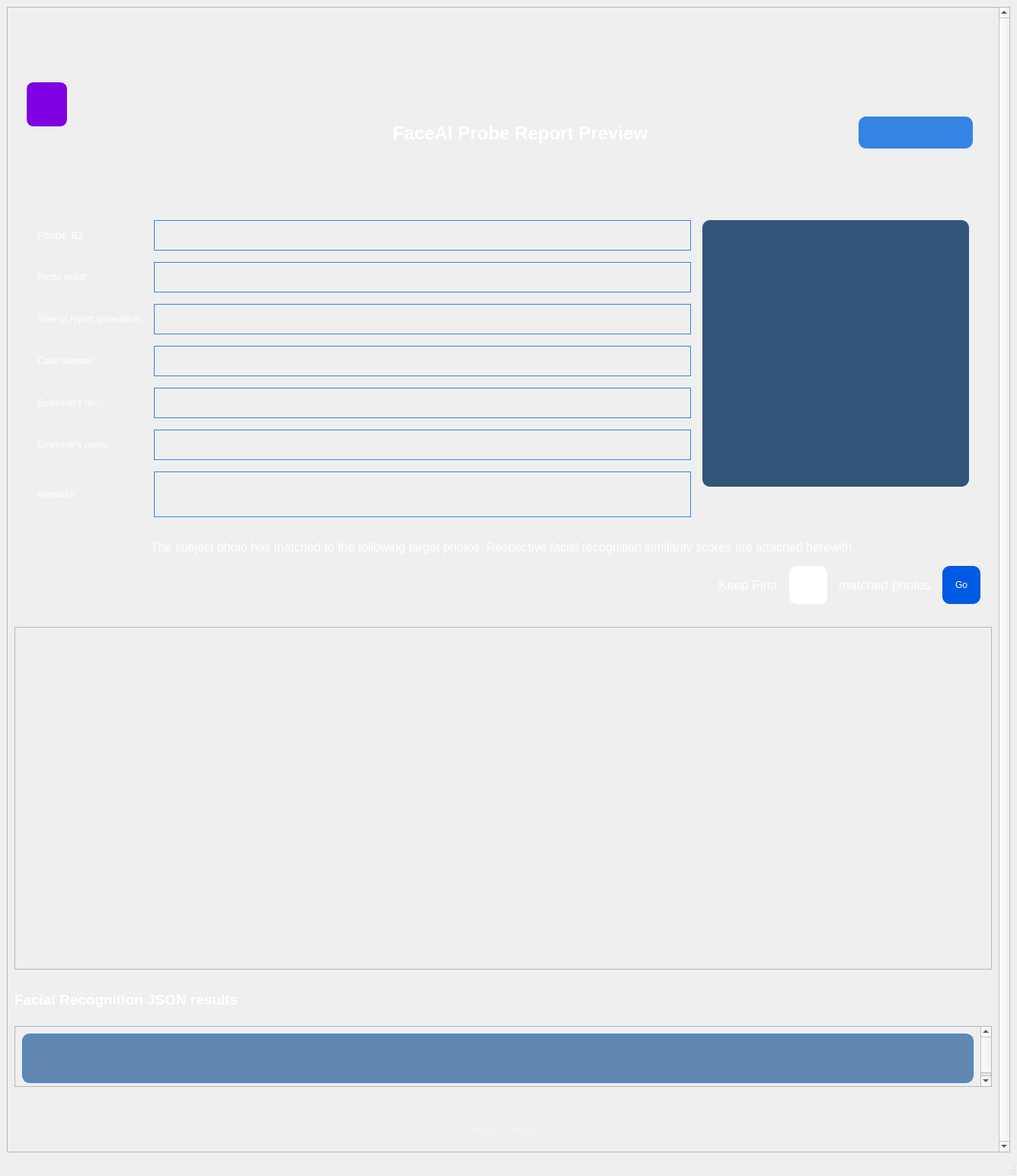
<?xml version="1.0" encoding="UTF-8"?>
<ui version="4.0">
 <class>MainWindow</class>
 <widget class="QMainWindow" name="MainWindow">
  <property name="geometry">
   <rect>
    <x>0</x>
    <y>0</y>
    <width>1335</width>
    <height>1544</height>
   </rect>
  </property>
  <property name="windowTitle">
   <string>MainWindow</string>
  </property>
  <property name="styleSheet">
   <string notr="true">background-image: url(:/newPrefix/Background.png);</string>
  </property>
  <widget class="QWidget" name="centralwidget">
   <property name="styleSheet">
    <string notr="true">background-image: url(:/newPrefix/Background.png);</string>
   </property>
   <layout class="QVBoxLayout" name="verticalLayout_2">
    <item>
     <widget class="QScrollArea" name="full_page_scroll">
      <property name="verticalScrollBarPolicy">
       <enum>Qt::ScrollBarAlwaysOn</enum>
      </property>
      <property name="widgetResizable">
       <bool>true</bool>
      </property>
      <widget class="QWidget" name="scrollAreaWidgetContents">
       <property name="geometry">
        <rect>
         <x>0</x>
         <y>0</y>
         <width>1301</width>
         <height>1480</height>
        </rect>
       </property>
       <layout class="QVBoxLayout" name="verticalLayout_3" stretch="0,0,0,0,0,0">
        <property name="spacing">
         <number>15</number>
        </property>
        <property name="topMargin">
         <number>0</number>
        </property>
        <property name="bottomMargin">
         <number>0</number>
        </property>
        <item>
         <layout class="QHBoxLayout" name="logo_layout">
          <item>
           <widget class="QLabel" name="logo">
            <property name="minimumSize">
             <size>
              <width>135</width>
              <height>80</height>
             </size>
            </property>
            <property name="maximumSize">
             <size>
              <width>135</width>
              <height>80</height>
             </size>
            </property>
            <property name="styleSheet">
             <string notr="true">image: url(:/newPrefix/FaceAI-Logo.png);</string>
            </property>
            <property name="text">
             <string/>
            </property>
            <property name="pixmap">
             <pixmap resource="../images/images.qrc">:/newPrefix/FaceAI-Logo.png</pixmap>
            </property>
            <property name="scaledContents">
             <bool>true</bool>
            </property>
           </widget>
          </item>
          <item>
           <spacer name="horizontalSpacer_3">
            <property name="orientation">
             <enum>Qt::Horizontal</enum>
            </property>
            <property name="sizeHint" stdset="0">
             <size>
              <width>40</width>
              <height>20</height>
             </size>
            </property>
           </spacer>
          </item>
         </layout>
        </item>
        <item>
         <layout class="QHBoxLayout" name="header_layout" stretch="0,0,0,0">
          <property name="spacing">
           <number>0</number>
          </property>
          <property name="leftMargin">
           <number>15</number>
          </property>
          <property name="rightMargin">
           <number>25</number>
          </property>
          <item>
           <layout class="QVBoxLayout" name="verticalLayout" stretch="0,2">
            <property name="leftMargin">
             <number>0</number>
            </property>
            <item>
             <widget class="QPushButton" name="pushButton">
              <property name="sizePolicy">
               <sizepolicy hsizetype="Expanding" vsizetype="Expanding">
                <horstretch>0</horstretch>
                <verstretch>0</verstretch>
               </sizepolicy>
              </property>
              <property name="minimumSize">
               <size>
                <width>55</width>
                <height>60</height>
               </size>
              </property>
              <property name="maximumSize">
               <size>
                <width>55</width>
                <height>55</height>
               </size>
              </property>
              <property name="cursor">
               <cursorShape>PointingHandCursor</cursorShape>
              </property>
              <property name="styleSheet">
               <string notr="true">background-image: url(:/newPrefix/icon-back2.png);
background-size: cover;
background-repeat: no-repeat;
background-color: rgb(127, 0, 226);
border-radius: 10px;
border: 1px solid white;</string>
              </property>
              <property name="text">
               <string/>
              </property>
             </widget>
            </item>
            <item>
             <spacer name="verticalSpacer_2">
              <property name="orientation">
               <enum>Qt::Vertical</enum>
              </property>
              <property name="sizeHint" stdset="0">
               <size>
                <width>20</width>
                <height>40</height>
               </size>
              </property>
             </spacer>
            </item>
           </layout>
          </item>
          <item>
           <spacer name="horizontalSpacer">
            <property name="orientation">
             <enum>Qt::Horizontal</enum>
            </property>
            <property name="sizeHint" stdset="0">
             <size>
              <width>40</width>
              <height>20</height>
             </size>
            </property>
           </spacer>
          </item>
          <item>
           <widget class="QLabel" name="label_10">
            <property name="sizePolicy">
             <sizepolicy hsizetype="Expanding" vsizetype="Expanding">
              <horstretch>0</horstretch>
              <verstretch>0</verstretch>
             </sizepolicy>
            </property>
            <property name="font">
             <font>
              <pointsize>18</pointsize>
              <bold>true</bold>
             </font>
            </property>
            <property name="styleSheet">
             <string notr="true">color: rgb(255, 255, 255);</string>
            </property>
            <property name="text">
             <string>FaceAI Probe Report Preview</string>
            </property>
            <property name="alignment">
             <set>Qt::AlignCenter</set>
            </property>
           </widget>
          </item>
          <item>
           <layout class="QHBoxLayout" name="generate_button_layout" stretch="0,0">
            <property name="spacing">
             <number>0</number>
            </property>
            <property name="bottomMargin">
             <number>0</number>
            </property>
            <item>
             <spacer name="horizontalSpacer_4">
              <property name="orientation">
               <enum>Qt::Horizontal</enum>
              </property>
              <property name="sizeHint" stdset="0">
               <size>
                <width>40</width>
                <height>20</height>
               </size>
              </property>
             </spacer>
            </item>
            <item>
             <widget class="QPushButton" name="pushButton_3">
              <property name="sizePolicy">
               <sizepolicy hsizetype="Expanding" vsizetype="Expanding">
                <horstretch>0</horstretch>
                <verstretch>0</verstretch>
               </sizepolicy>
              </property>
              <property name="minimumSize">
               <size>
                <width>150</width>
                <height>0</height>
               </size>
              </property>
              <property name="maximumSize">
               <size>
                <width>150</width>
                <height>42</height>
               </size>
              </property>
              <property name="font">
               <font>
                <pointsize>12</pointsize>
                <bold>true</bold>
               </font>
              </property>
              <property name="cursor">
               <cursorShape>PointingHandCursor</cursorShape>
              </property>
              <property name="styleSheet">
               <string notr="true">border-radius: 10px;
color: white;
color: rgb(255, 255, 255);
background-color: rgb(53, 132, 228);
background-image: url(:/newPrefix/export_to_pdf.png);</string>
              </property>
              <property name="text">
               <string/>
              </property>
             </widget>
            </item>
           </layout>
          </item>
         </layout>
        </item>
        <item>
         <layout class="QVBoxLayout" name="full_form_layout">
          <property name="leftMargin">
           <number>15</number>
          </property>
          <property name="topMargin">
           <number>15</number>
          </property>
          <property name="rightMargin">
           <number>15</number>
          </property>
          <property name="bottomMargin">
           <number>15</number>
          </property>
          <item>
           <layout class="QHBoxLayout" name="horizontalLayout_2" stretch="2,1">
            <property name="leftMargin">
             <number>15</number>
            </property>
            <property name="topMargin">
             <number>15</number>
            </property>
            <property name="rightMargin">
             <number>15</number>
            </property>
            <property name="bottomMargin">
             <number>15</number>
            </property>
            <item>
             <layout class="QFormLayout" name="formLayout">
              <property name="fieldGrowthPolicy">
               <enum>QFormLayout::AllNonFixedFieldsGrow</enum>
              </property>
              <property name="rowWrapPolicy">
               <enum>QFormLayout::DontWrapRows</enum>
              </property>
              <item row="0" column="0">
               <widget class="QLabel" name="label">
                <property name="sizePolicy">
                 <sizepolicy hsizetype="Expanding" vsizetype="Expanding">
                  <horstretch>0</horstretch>
                  <verstretch>0</verstretch>
                 </sizepolicy>
                </property>
                <property name="font">
                 <font>
                  <pointsize>11</pointsize>
                 </font>
                </property>
                <property name="styleSheet">
                 <string notr="true">color: rgb(255, 255, 255);
background:none;
</string>
                </property>
                <property name="text">
                 <string>Probe ID:</string>
                </property>
               </widget>
              </item>
              <item row="1" column="0">
               <widget class="QLabel" name="label_2">
                <property name="sizePolicy">
                 <sizepolicy hsizetype="Expanding" vsizetype="Expanding">
                  <horstretch>0</horstretch>
                  <verstretch>0</verstretch>
                 </sizepolicy>
                </property>
                <property name="styleSheet">
                 <string notr="true">color: rgb(255, 255, 255);
background:none;</string>
                </property>
                <property name="text">
                 <string>Probe result:</string>
                </property>
               </widget>
              </item>
              <item row="2" column="0">
               <widget class="QLabel" name="label_3">
                <property name="sizePolicy">
                 <sizepolicy hsizetype="Expanding" vsizetype="Expanding">
                  <horstretch>0</horstretch>
                  <verstretch>0</verstretch>
                 </sizepolicy>
                </property>
                <property name="styleSheet">
                 <string notr="true">color: rgb(255, 255, 255);
background:none;</string>
                </property>
                <property name="text">
                 <string>Time of report generation:</string>
                </property>
               </widget>
              </item>
              <item row="3" column="0">
               <widget class="QLabel" name="label_4">
                <property name="sizePolicy">
                 <sizepolicy hsizetype="Expanding" vsizetype="Expanding">
                  <horstretch>0</horstretch>
                  <verstretch>0</verstretch>
                 </sizepolicy>
                </property>
                <property name="styleSheet">
                 <string notr="true">color: rgb(255, 255, 255);
background:none;</string>
                </property>
                <property name="text">
                 <string>Case number</string>
                </property>
               </widget>
              </item>
              <item row="4" column="0">
               <widget class="QLabel" name="label_6">
                <property name="sizePolicy">
                 <sizepolicy hsizetype="Expanding" vsizetype="Expanding">
                  <horstretch>0</horstretch>
                  <verstretch>0</verstretch>
                 </sizepolicy>
                </property>
                <property name="styleSheet">
                 <string notr="true">color: rgb(255, 255, 255);
background:none;</string>
                </property>
                <property name="text">
                 <string>Examiner's no.:</string>
                </property>
               </widget>
              </item>
              <item row="5" column="0">
               <widget class="QLabel" name="label_5">
                <property name="sizePolicy">
                 <sizepolicy hsizetype="Expanding" vsizetype="Expanding">
                  <horstretch>0</horstretch>
                  <verstretch>0</verstretch>
                 </sizepolicy>
                </property>
                <property name="styleSheet">
                 <string notr="true">color: rgb(255, 255, 255);
background:none;</string>
                </property>
                <property name="text">
                 <string>Examiner's name:</string>
                </property>
               </widget>
              </item>
              <item row="6" column="0">
               <widget class="QLabel" name="label_7">
                <property name="sizePolicy">
                 <sizepolicy hsizetype="Expanding" vsizetype="Expanding">
                  <horstretch>0</horstretch>
                  <verstretch>0</verstretch>
                 </sizepolicy>
                </property>
                <property name="styleSheet">
                 <string notr="true">color: rgb(255, 255, 255);
background:none;</string>
                </property>
                <property name="text">
                 <string>Remarks:</string>
                </property>
               </widget>
              </item>
              <item row="0" column="1">
               <widget class="QLabel" name="label_11">
                <property name="minimumSize">
                 <size>
                  <width>0</width>
                  <height>40</height>
                 </size>
                </property>
                <property name="styleSheet">
                 <string notr="true">
border: 1px solid rgb(53, 132, 228);
color: white;</string>
                </property>
                <property name="text">
                 <string/>
                </property>
               </widget>
              </item>
              <item row="1" column="1">
               <widget class="QLabel" name="label_12">
                <property name="minimumSize">
                 <size>
                  <width>0</width>
                  <height>40</height>
                 </size>
                </property>
                <property name="styleSheet">
                 <string notr="true">
border: 1px solid rgb(53, 132, 228);
color: white;</string>
                </property>
                <property name="text">
                 <string/>
                </property>
               </widget>
              </item>
              <item row="2" column="1">
               <widget class="QLabel" name="label_13">
                <property name="minimumSize">
                 <size>
                  <width>0</width>
                  <height>40</height>
                 </size>
                </property>
                <property name="styleSheet">
                 <string notr="true">
border: 1px solid rgb(53, 132, 228);
color: white;</string>
                </property>
                <property name="text">
                 <string/>
                </property>
               </widget>
              </item>
              <item row="3" column="1">
               <widget class="QLabel" name="label_14">
                <property name="minimumSize">
                 <size>
                  <width>0</width>
                  <height>40</height>
                 </size>
                </property>
                <property name="styleSheet">
                 <string notr="true">
border: 1px solid rgb(53, 132, 228);
color: white;</string>
                </property>
                <property name="text">
                 <string/>
                </property>
               </widget>
              </item>
              <item row="4" column="1">
               <widget class="QLabel" name="label_15">
                <property name="minimumSize">
                 <size>
                  <width>0</width>
                  <height>40</height>
                 </size>
                </property>
                <property name="styleSheet">
                 <string notr="true">
border: 1px solid rgb(53, 132, 228);
color: white;</string>
                </property>
                <property name="text">
                 <string/>
                </property>
               </widget>
              </item>
              <item row="5" column="1">
               <widget class="QLabel" name="label_16">
                <property name="minimumSize">
                 <size>
                  <width>0</width>
                  <height>40</height>
                 </size>
                </property>
                <property name="styleSheet">
                 <string notr="true">
border: 1px solid rgb(53, 132, 228);
color: white;</string>
                </property>
                <property name="text">
                 <string/>
                </property>
               </widget>
              </item>
              <item row="6" column="1">
               <widget class="QLabel" name="label_17">
                <property name="minimumSize">
                 <size>
                  <width>0</width>
                  <height>60</height>
                 </size>
                </property>
                <property name="styleSheet">
                 <string notr="true">
border: 1px solid rgb(53, 132, 228);
color: white;</string>
                </property>
                <property name="text">
                 <string/>
                </property>
               </widget>
              </item>
             </layout>
            </item>
            <item>
             <layout class="QVBoxLayout" name="verticalLayout_4" stretch="2,0">
              <item>
               <widget class="QLabel" name="label_8">
                <property name="sizePolicy">
                 <sizepolicy hsizetype="Fixed" vsizetype="Fixed">
                  <horstretch>0</horstretch>
                  <verstretch>0</verstretch>
                 </sizepolicy>
                </property>
                <property name="minimumSize">
                 <size>
                  <width>350</width>
                  <height>350</height>
                 </size>
                </property>
                <property name="maximumSize">
                 <size>
                  <width>350</width>
                  <height>350</height>
                 </size>
                </property>
                <property name="styleSheet">
                 <string notr="true">background-image: url(:/newPrefix/icon-avatar.png);
background-color: #34557a;
background-size: cover;
background-repeat: no-repeat;
background-position: center;
background-attachment: fixed;
border-radius: 10px;
</string>
                </property>
                <property name="text">
                 <string/>
                </property>
               </widget>
              </item>
              <item>
               <spacer name="verticalSpacer">
                <property name="orientation">
                 <enum>Qt::Vertical</enum>
                </property>
                <property name="sizeHint" stdset="0">
                 <size>
                  <width>20</width>
                  <height>40</height>
                 </size>
                </property>
               </spacer>
              </item>
             </layout>
            </item>
           </layout>
          </item>
          <item>
           <widget class="QLabel" name="label_9">
            <property name="sizePolicy">
             <sizepolicy hsizetype="Expanding" vsizetype="Expanding">
              <horstretch>0</horstretch>
              <verstretch>0</verstretch>
             </sizepolicy>
            </property>
            <property name="font">
             <font>
              <pointsize>12</pointsize>
             </font>
            </property>
            <property name="styleSheet">
             <string notr="true">color: rgb(255, 255, 255);</string>
            </property>
            <property name="text">
             <string>The subject photo has matched to the following target photos. Respective facial recognition similarity scores are attached herewith.</string>
            </property>
            <property name="alignment">
             <set>Qt::AlignCenter</set>
            </property>
           </widget>
          </item>
          <item>
           <layout class="QHBoxLayout" name="horizontalLayout_3">
            <property name="rightMargin">
             <number>0</number>
            </property>
            <item>
             <spacer name="horizontalSpacer_5">
              <property name="orientation">
               <enum>Qt::Horizontal</enum>
              </property>
              <property name="sizeHint" stdset="0">
               <size>
                <width>40</width>
                <height>20</height>
               </size>
              </property>
             </spacer>
            </item>
            <item>
             <widget class="QLabel" name="label_19">
              <property name="font">
               <font>
                <pointsize>13</pointsize>
               </font>
              </property>
              <property name="styleSheet">
               <string notr="true">color: rgb(255, 255, 255)</string>
              </property>
              <property name="text">
               <string>Keep First</string>
              </property>
             </widget>
            </item>
            <item>
             <widget class="QLineEdit" name="lineEdit">
              <property name="minimumSize">
               <size>
                <width>50</width>
                <height>50</height>
               </size>
              </property>
              <property name="maximumSize">
               <size>
                <width>50</width>
                <height>50</height>
               </size>
              </property>
              <property name="styleSheet">
               <string notr="true">border-radius: 10px;</string>
              </property>
              <property name="alignment">
               <set>Qt::AlignCenter</set>
              </property>
             </widget>
            </item>
            <item>
             <widget class="QLabel" name="label_20">
              <property name="font">
               <font>
                <pointsize>13</pointsize>
               </font>
              </property>
              <property name="styleSheet">
               <string notr="true">color: rgb(255, 255, 255)</string>
              </property>
              <property name="text">
               <string>matched photos</string>
              </property>
             </widget>
            </item>
            <item>
             <widget class="QPushButton" name="pushButton_2">
              <property name="minimumSize">
               <size>
                <width>50</width>
                <height>50</height>
               </size>
              </property>
              <property name="maximumSize">
               <size>
                <width>70</width>
                <height>100</height>
               </size>
              </property>
              <property name="cursor">
               <cursorShape>PointingHandCursor</cursorShape>
              </property>
              <property name="styleSheet">
               <string notr="true">background-color: #005ae2;
border-radius: 10px;
color: white;</string>
              </property>
              <property name="text">
               <string>Go</string>
              </property>
             </widget>
            </item>
           </layout>
          </item>
         </layout>
        </item>
        <item>
         <widget class="QScrollArea" name="scrollArea_2">
          <property name="minimumSize">
           <size>
            <width>0</width>
            <height>450</height>
           </size>
          </property>
          <property name="maximumSize">
           <size>
            <width>16777215</width>
            <height>1300</height>
           </size>
          </property>
          <property name="widgetResizable">
           <bool>true</bool>
          </property>
          <widget class="QWidget" name="scrollAreaWidgetContents_2">
           <property name="geometry">
            <rect>
             <x>0</x>
             <y>0</y>
             <width>1281</width>
             <height>448</height>
            </rect>
           </property>
          </widget>
         </widget>
        </item>
        <item>
         <layout class="QVBoxLayout" name="JsonResp_layout" stretch="0,0">
          <property name="spacing">
           <number>10</number>
          </property>
          <item>
           <widget class="QLabel" name="label_49">
            <property name="font">
             <font>
              <pointsize>14</pointsize>
              <bold>true</bold>
             </font>
            </property>
            <property name="styleSheet">
             <string notr="true">color: rgb(255, 255, 255);</string>
            </property>
            <property name="text">
             <string>Facial Recognition JSON results</string>
            </property>
           </widget>
          </item>
          <item>
           <widget class="QScrollArea" name="scrollArea">
            <property name="minimumSize">
             <size>
              <width>0</width>
              <height>80</height>
             </size>
            </property>
            <property name="maximumSize">
             <size>
              <width>16777215</width>
              <height>80</height>
             </size>
            </property>
            <property name="verticalScrollBarPolicy">
             <enum>Qt::ScrollBarAsNeeded</enum>
            </property>
            <property name="horizontalScrollBarPolicy">
             <enum>Qt::ScrollBarAsNeeded</enum>
            </property>
            <property name="widgetResizable">
             <bool>true</bool>
            </property>
            <widget class="QWidget" name="scrollAreaWidgetContents_3">
             <property name="geometry">
              <rect>
               <x>0</x>
               <y>0</y>
               <width>1265</width>
               <height>83</height>
              </rect>
             </property>
             <layout class="QVBoxLayout" name="verticalLayout_21">
              <item>
               <widget class="QLabel" name="label_50">
                <property name="sizePolicy">
                 <sizepolicy hsizetype="Expanding" vsizetype="Expanding">
                  <horstretch>0</horstretch>
                  <verstretch>0</verstretch>
                 </sizepolicy>
                </property>
                <property name="minimumSize">
                 <size>
                  <width>0</width>
                  <height>65</height>
                 </size>
                </property>
                <property name="maximumSize">
                 <size>
                  <width>16777215</width>
                  <height>65</height>
                 </size>
                </property>
                <property name="styleSheet">
                 <string notr="true">background-color: rgb(98, 136, 178);
border-radius: 10px;
border: 1px solid rgb(53, 132, 228);</string>
                </property>
                <property name="text">
                 <string/>
                </property>
               </widget>
              </item>
             </layout>
            </widget>
           </widget>
          </item>
         </layout>
        </item>
        <item>
         <layout class="QVBoxLayout" name="btns_layout" stretch="0">
          <property name="spacing">
           <number>10</number>
          </property>
          <property name="topMargin">
           <number>10</number>
          </property>
          <property name="bottomMargin">
           <number>0</number>
          </property>
          <item>
           <layout class="QHBoxLayout" name="horizontalLayout_8">
            <property name="spacing">
             <number>0</number>
            </property>
            <item>
             <spacer name="horizontalSpacer_11">
              <property name="orientation">
               <enum>Qt::Horizontal</enum>
              </property>
              <property name="sizeHint" stdset="0">
               <size>
                <width>40</width>
                <height>20</height>
               </size>
              </property>
             </spacer>
            </item>
            <item>
             <widget class="QPushButton" name="pushButton_6">
              <property name="sizePolicy">
               <sizepolicy hsizetype="Expanding" vsizetype="Expanding">
                <horstretch>0</horstretch>
                <verstretch>0</verstretch>
               </sizepolicy>
              </property>
              <property name="minimumSize">
               <size>
                <width>0</width>
                <height>50</height>
               </size>
              </property>
              <property name="maximumSize">
               <size>
                <width>250</width>
                <height>60</height>
               </size>
              </property>
              <property name="cursor">
               <cursorShape>PointingHandCursor</cursorShape>
              </property>
              <property name="styleSheet">
               <string notr="true">border-radius: 10px;
border: none;
color: rgb(243, 243, 243);</string>
              </property>
              <property name="text">
               <string>Return to Home</string>
              </property>
             </widget>
            </item>
            <item>
             <spacer name="horizontalSpacer_12">
              <property name="orientation">
               <enum>Qt::Horizontal</enum>
              </property>
              <property name="sizeHint" stdset="0">
               <size>
                <width>40</width>
                <height>20</height>
               </size>
              </property>
             </spacer>
            </item>
           </layout>
          </item>
         </layout>
        </item>
       </layout>
      </widget>
     </widget>
    </item>
   </layout>
  </widget>
  <widget class="QMenuBar" name="menubar">
   <property name="geometry">
    <rect>
     <x>0</x>
     <y>0</y>
     <width>1335</width>
     <height>22</height>
    </rect>
   </property>
  </widget>
  <widget class="QStatusBar" name="statusbar"/>
 </widget>
 <resources>
  <include location="../images/images.qrc"/>
 </resources>
 <connections/>
</ui>
